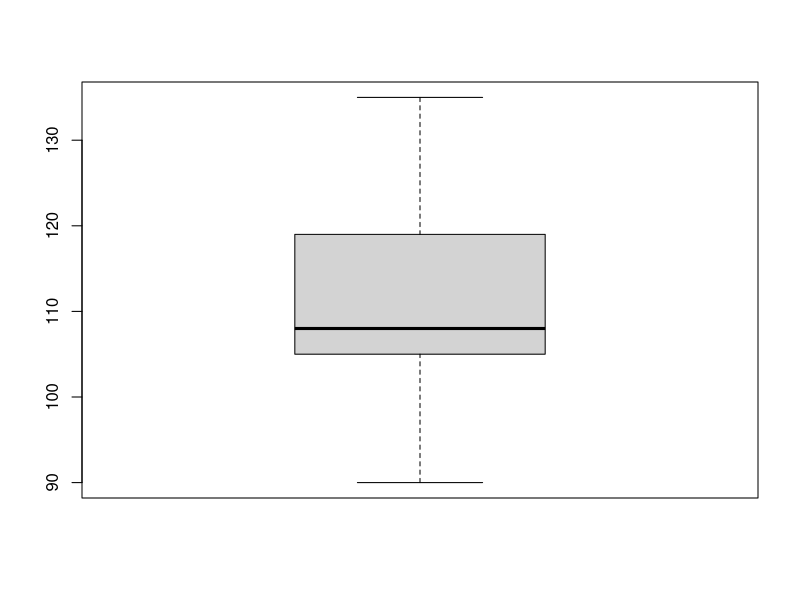
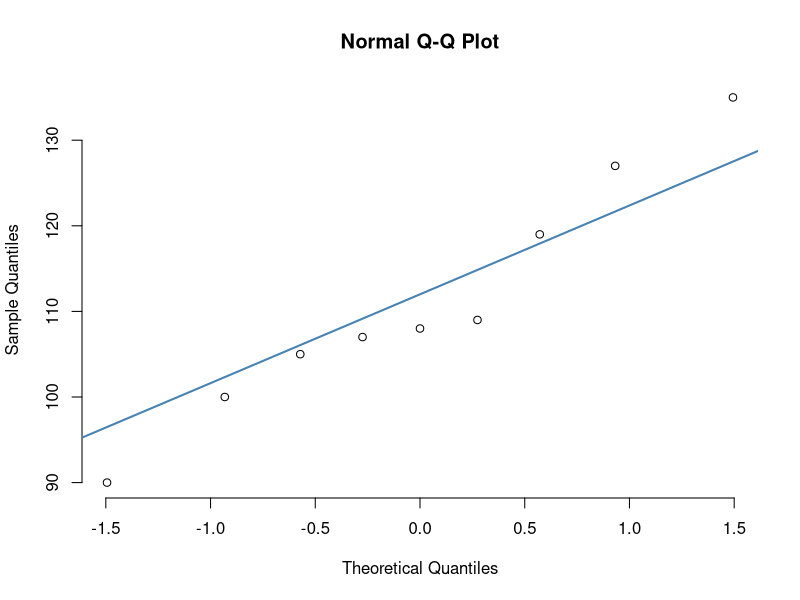

These figures' R source, in order: (Note: this script raises an error after producing the figures.)
## ---- chunk 1
knitr::opts_chunk$set(echo = TRUE)
library(ggplot2)
library(dplyr)
## ---- chunk 2
observations = c(110,112,125,120,139,128,142,135,127,126)

mat = matrix(observations, ncol = 2, byrow = T)

colnames(mat) = c("experiment","control")
rownames(mat) = paste0("pair_",1:5)
mat = as.data.frame(mat)

diff = mat[,1] - mat[,2]
mat$diff = diff
mat$rank = rank(abs(diff))
mat$signed = sapply(1:length(diff), function(x)
if(diff[x]<0){-mat$rank[[x]]} else{mat$rank[[x]]})

mat$signed
w_plus = sum(mat$signed[mat$signed > 0])
w_minus = sum(abs(mat$signed[mat$signed < 0]))

min(c(w_plus,w_minus))

mat
## ---- chunk 3
# expected value
total_sum = sum(1:5)/2
sum(1:5)/2
## ---- chunk 4
iq = c(100, 90, 135, 108, 107, 119, 127, 109, 105)

boxplot(iq)

qqnorm(iq, pch = 1, frame = FALSE)
qqline(iq, col = "steelblue", lwd = 2)
## ---- chunk 5
iq.mat = iq.mat
diff = iq - 107
# calculate rank

## ---- chunk 6
t.test(iq, alternative = 'greater', correct = FALSE)
## ---- chunk 7
wdat = data.frame(
  weight = c(12, 16, 16, 12, 10, 30, 12, 24, 32, 24),
  diet = rep(c("X","Y"), each = 5)
)

ggplot(wdat,aes(x = weight, fill = diet))+
geom_density(alpha = 0.5) +
theme_bw(base_size = 34)

wdat = wdat %>% mutate(rank = rank(weight))

sum_wdat = wdat %>%
  group_by(diet) %>%
  summarise(n=n(),
            w = sum(rank)
  )

sum_wdat
## ---- chunk 8
x = data.frame(
  ea = c("Amy", "Bruce", "Carol", "Dion",
                "Ellen", "Fred", "Gwen", "Hugh",
                "Ingrid", "Kenneth"),
  brand_a = c(74, 80, 68, 74, 86, 75, 78, 69, 76, 77),
  brand_b = c(72, 86, 72, 70, 85, 73, 72, 65, 79, 75)
)
x = x %>% mutate(
  diff = brand_a - brand_b,
  rank = rank(abs(diff))
)
x
## ---- chunk 9
qqnorm(x$diff, pch = 1, frame = FALSE)
qqline(x$diff, col = "steelblue", lwd = 2)

boxplot(x$diff)
## ---- chunk 10
x = x %>% mutate(
  pos_d = diff > 0
)

sign = sign(x$diff)[sign(x$diff) != 0]
table(sign)

binom.test(c(7,3), p = 0.5, alternative = "two.sided")
## ---- chunk 11
wilcox.test(x$diff)
wilcox.test(x$diff,correct = FALSE)
